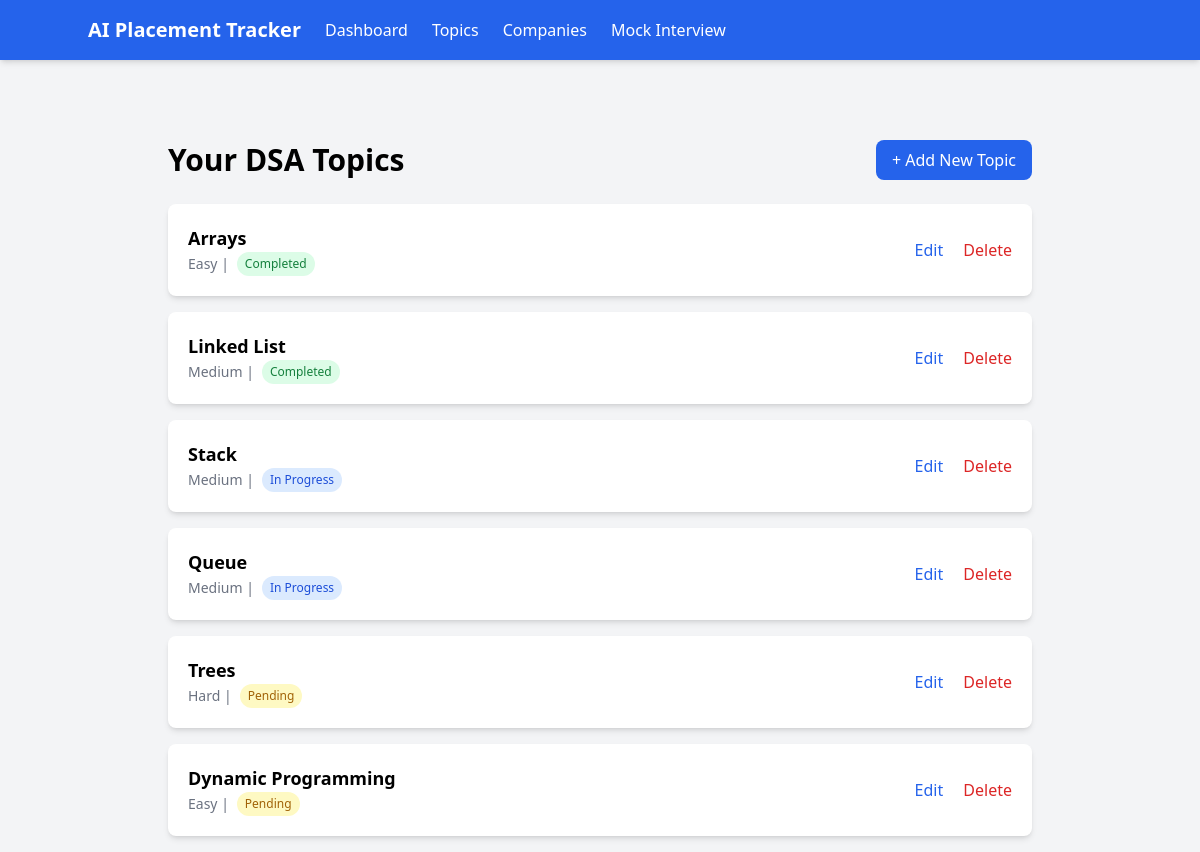
/topics/ (signed in), run on the app's committed database.
### tracker/models.py (models this page shows)
class Topic(models.Model):
    title = models.CharField(max_length=200)
    created_at = models.DateTimeField(auto_now_add=True)
    STATUS_CHOICES = (
       ('pending', 'Pending'),
       ('in_progress', 'In Progress'),
       ('completed', 'Completed'),
    )
    DIFFICULTY = (
        ('Easy', 'Easy'),
        ('Medium', 'Medium'),
        ('Hard', 'Hard'),
    )
    user = models.ForeignKey(settings.AUTH_USER_MODEL, on_delete=models.CASCADE)
    name = models.CharField(max_length=100)
    difficulty = models.CharField(max_length=10, choices=DIFFICULTY)
    status = models.CharField(max_length=20, choices=STATUS_CHOICES)
    notes = models.TextField(blank=True)
    problem_link = models.URLField(blank=True)

### tracker/views.py (the view)
# urls.py: path('topics/', views.topic_list, name='topic_list'),
@login_required
def topic_list(request):
    topics = Topic.objects.filter(user=request.user)
    return render(request, 'topic_list.html', {'topics': topics})

### templates/topic_list.html
{% extends "base.html" %}
{% block content %}
<div class="max-w-4xl mx-auto mt-10 px-4">
    <div class="flex justify-between items-center mb-6">
        <h2 class="text-3xl font-bold">Your DSA Topics</h2>
        <a href="{% url 'topic_create' %}"
           class="bg-blue-600 text-white px-4 py-2 rounded-lg hover:bg-blue-700 transition">
            + Add New Topic
        </a>
    </div>
    <div class="space-y-4">
        {% for topic in topics %}
        <div class="bg-white shadow-md rounded-lg p-5 flex justify-between items-center">
            <div>
                <h3 class="text-lg font-semibold">{{ topic.name }}</h3>
                <p class="text-gray-500 text-sm flex items-center gap-2">
    {{ topic.difficulty }} |
    {% if topic.status == 'completed' %}
        <span class="px-2 py-1 text-xs bg-green-100 text-green-700 rounded-full">
            Completed
        </span>
    {% elif topic.status == 'in_progress' %}
        <span class="px-2 py-1 text-xs bg-blue-100 text-blue-700 rounded-full">
            In Progress
        </span>
    {% else %}
        <span class="px-2 py-1 text-xs bg-yellow-100 text-yellow-700 rounded-full">
            Pending
        </span>
    {% endif %}
</p>
            </div>
            <div class="space-x-4">
                <a href="{% url 'topic_update' topic.pk %}"
                   class="text-blue-600 hover:underline">
                    Edit
                </a>
                <a href="{% url 'topic_delete' topic.pk %}"
                   class="text-red-600 hover:underline">
                    Delete
                </a>
            </div>
        </div>
        {% empty %}
        <div class="bg-white p-5 rounded shadow text-gray-500">
            No topics added yet.
        </div>
        {% endfor %}
    </div>
</div>
{% endblock %}

### templates/base.html (shortened to what this page needs)
<!DOCTYPE html>
{% load static tailwind_tags %}
<!DOCTYPE html>
<html lang="en">
<head>
    {% tailwind_css %}
</head>
<body class="bg-gray-100">
    <nav class="bg-blue-600 text-white p-4 shadow-md">
        <div class="container mx-auto flex gap-6 items-center">
            <h2 class="text-xl font-bold">AI Placement Tracker</h2>
            <a href="/" class="hover:underline">Dashboard</a>
            <a href="/topics/" class="hover:underline">Topics</a>
            <a href="/companies/" class="hover:underline">Companies</a>
            <a href="{% url 'mock_interview' %}">Mock Interview</a>
        </div>
    </nav>
    <div class="container mx-auto mt-6 p-4">
        {% block content %}
        {% endblock %}
    </div>
</body>
</html>

### data on the page
Topic: name "Arrays", difficulty "Easy", status "Completed"
Topic: name "Linked List", difficulty "Medium", status "Completed"
Topic: name "Stack", difficulty "Medium", status "In Progress"
Topic: name "Queue", difficulty "Medium", status "In Progress"
Topic: name "Trees", difficulty "Hard", status "Pending"
Topic: name "Dynamic Programming", difficulty "Easy", status "Pending"
